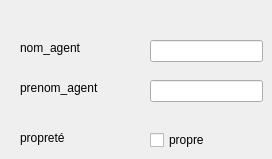
        <widget class="QWidget" name="tab_13">
         <attribute name="title">
          <string>propreté</string>
         </attribute>
         <widget class="QLabel" name="label_56">
          <property name="geometry">
           <rect>
            <x>20</x>
            <y>40</y>
            <width>81</width>
            <height>16</height>
           </rect>
          </property>
          <property name="text">
           <string>nom_agent</string>
          </property>
         </widget>
         <widget class="QLabel" name="label_57">
          <property name="geometry">
           <rect>
            <x>20</x>
            <y>80</y>
            <width>91</width>
            <height>16</height>
           </rect>
          </property>
          <property name="text">
           <string>prenom_agent</string>
          </property>
         </widget>
         <widget class="QLineEdit" name="lineEdit_45">
          <property name="geometry">
           <rect>
            <x>150</x>
            <y>40</y>
            <width>113</width>
            <height>22</height>
           </rect>
          </property>
         </widget>
         <widget class="QLineEdit" name="lineEdit_46">
          <property name="geometry">
           <rect>
            <x>150</x>
            <y>80</y>
            <width>113</width>
            <height>22</height>
           </rect>
          </property>
         </widget>
         <widget class="QCheckBox" name="checkBox">
          <property name="geometry">
           <rect>
            <x>150</x>
            <y>130</y>
            <width>83</width>
            <height>20</height>
           </rect>
          </property>
          <property name="text">
           <string>propre</string>
          </property>
         </widget>
         <widget class="QLabel" name="label_58">
          <property name="geometry">
           <rect>
            <x>20</x>
            <y>130</y>
            <width>56</width>
            <height>16</height>
           </rect>
          </property>
          <property name="text">
           <string>propreté</string>
          </property>
         </widget>
        </widget>
